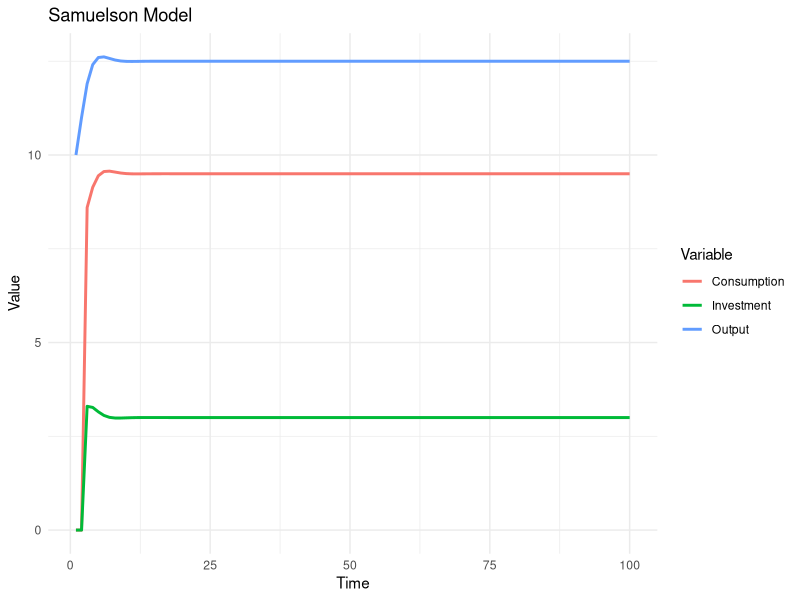
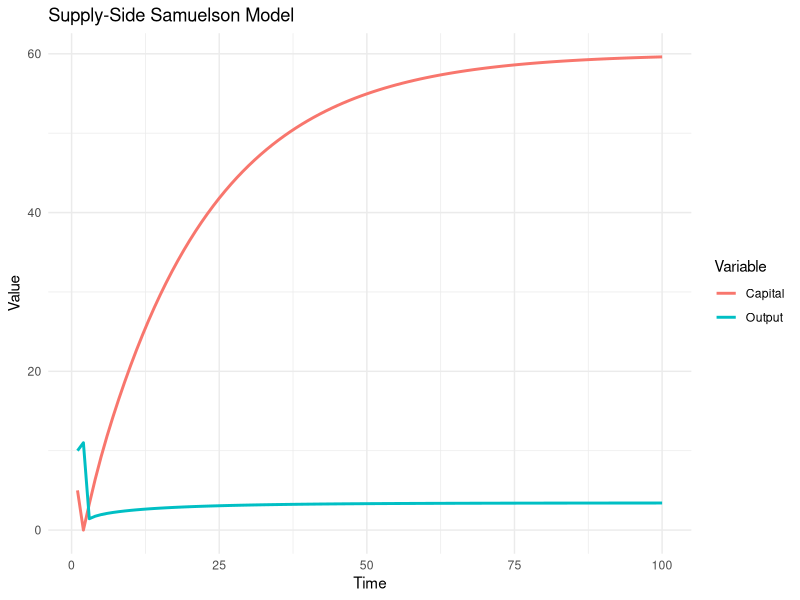
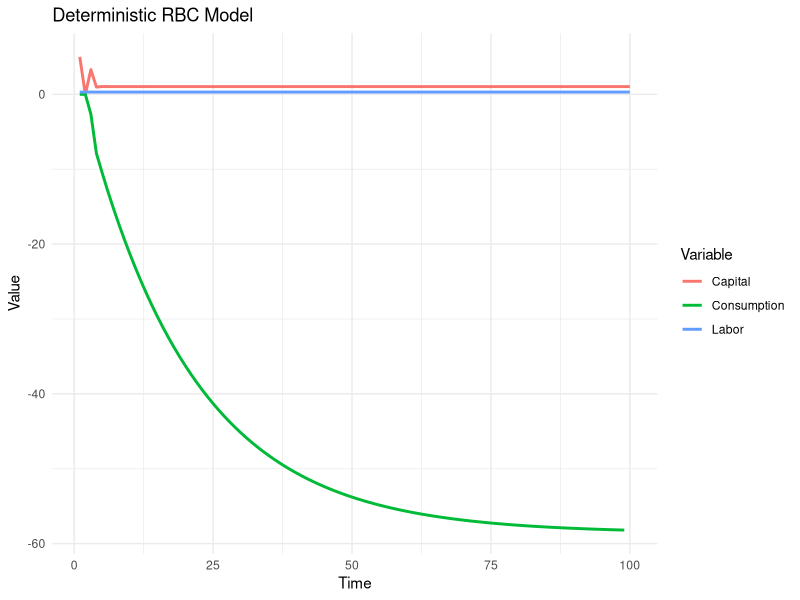
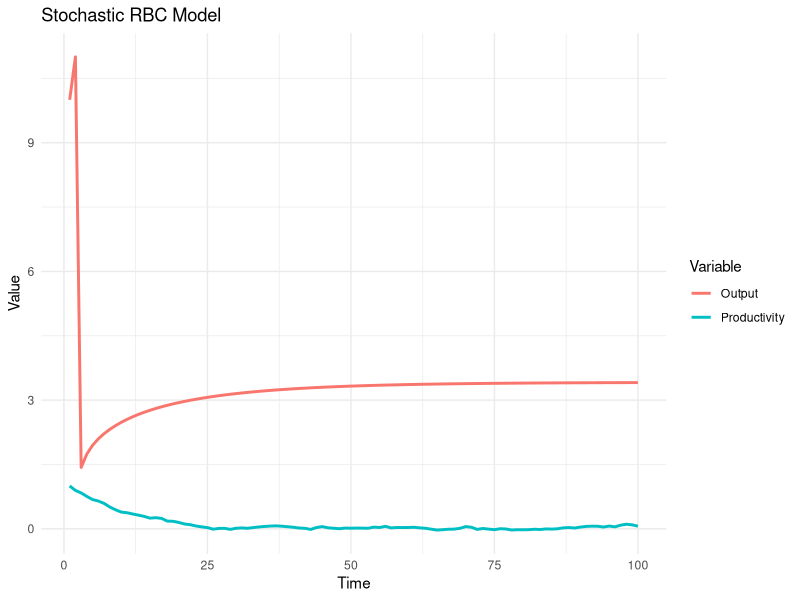

The R script that drew these images, in order: (Note: this script raises an error after producing the figures.)
# FM 413 Lecture 2

# Load required libraries
library(tidyverse)

# 1. Samuelson Model

# Parameters
set.seed(123)
T <- 100 # time periods
C_bar <- 2 # baseline consumption
I_bar <- 3 # baseline investment
c <- 0.6 # propensity to consume
i <- 0.3 # sensitivity of investment to income growth

# Initialize variables
Y <- numeric(T)
C <- numeric(T)
I <- numeric(T)
Y[1:2] <- c(10, 11) # initial values

# Model simulation
for (t in 3:T) {
  C[t] <- C_bar + c * Y[t-1]
  I[t] <- I_bar + i * (Y[t-1] - Y[t-2])
  Y[t] <- C[t] + I[t]
}

# Combine data for plotting
samuelson_data <- data.frame(Time = 1:T, Output = Y, Consumption = C, Investment = I) %>%
  pivot_longer(cols = -Time, names_to = "Variable", values_to = "Value")

# Plot results with ggplot2
ggplot(samuelson_data, aes(x = Time, y = Value, color = Variable)) +
  geom_line(size = 1) +
  labs(title = "Samuelson Model", x = "Time", y = "Value") +
  theme_minimal()

# 2. Supply-Side Samuelson Model

# Parameters
A <- 1  # productivity
alpha <- 0.3
delta <- 0.05 # depreciation
N <- 1 # fixed labor supply
K <- numeric(T)
K[1] <- 5 # initial capital stock

# Extend the Samuelson framework
for (t in 3:T) {
  K[t] <- (1 - delta) * K[t-1] + I[t]
  Y[t] <- A * K[t]^alpha * N^(1 - alpha)
}

# Combine data for plotting
supply_data <- data.frame(Time = 1:T, Output = Y, Capital = K) %>%
  pivot_longer(cols = -Time, names_to = "Variable", values_to = "Value")

# Plot results with ggplot2
ggplot(supply_data, aes(x = Time, y = Value, color = Variable)) +
  geom_line(size = 1) +
  labs(title = "Supply-Side Samuelson Model", x = "Time", y = "Value") +
  theme_minimal()

# 3. Real Business Cycle (RBC) Model (Deterministic)

# Parameters
beta <- 0.96 # discount factor
utility <- function(C, L) log(C) + log(1 - L) # utility function

# Decision variables and initialization
C <- numeric(T)
L <- rep(0.3, T) # fixed labor for simplicity
A_t <- A # productivity (constant here)

# RBC simulation
for (t in 3:T) {
  C[t] <- A_t * K[t]^alpha * L[t]^(1 - alpha) - K[t+1] + (1 - delta) * K[t]
  K[t+1] <- beta * (A_t * alpha * K[t]^(alpha-1) * L[t]^(1 - alpha) + 1 - delta)
}

# Truncate K to length T
K <- K[1:T]

# Combine data for plotting
rbc_deterministic_data <- data.frame(Time = 1:T, Consumption = C, Labor = L, Capital = K) %>%
  pivot_longer(cols = -Time, names_to = "Variable", values_to = "Value")

# Plot results with ggplot2
ggplot(rbc_deterministic_data, aes(x = Time, y = Value, color = Variable)) +
  geom_line(size = 1) +
  labs(title = "Deterministic RBC Model", x = "Time", y = "Value") +
  theme_minimal()


# 4. Stochastic RBC Model

# Stochastic parameters
rho <- 0.9
sigma <- 0.02
z <- numeric(T)
z[1] <- A # initial productivity
epsilon <- rnorm(T, mean = 0, sd = sigma)

# Generate stochastic productivity
for (t in 2:T) {
  z[t] <- rho * z[t-1] + epsilon[t]
}

# Stochastic RBC simulation
for (t in 3:T) {
  C[t] <- exp(z[t]) * K[t]^alpha * L[t]^(1 - alpha) - K[t+1] + (1 - delta) * K[t]
  K[t+1] <- beta * (exp(z[t]) * alpha * K[t]^(alpha-1) * L[t]^(1 - alpha) + 1 - delta)
}

# Combine data for plotting
stochastic_rbc_data <- data.frame(Time = 1:T, Productivity = z, Output = Y) %>%
  pivot_longer(cols = -Time, names_to = "Variable", values_to = "Value")

# Plot results with ggplot2
ggplot(stochastic_rbc_data, aes(x = Time, y = Value, color = Variable)) +
  geom_line(size = 1) +
  labs(title = "Stochastic RBC Model", x = "Time", y = "Value") +
  theme_minimal()

#Impulse response functions

# Load required libraries
library(ggplot2)
library(tidyr)
library(dplyr)

# Parameters
T <- 20              # Time periods for IRFs
beta <- 0.96         # Discount factor
alpha <- 0.33        # Capital share in production
rho <- 0.9           # Persistence of productivity shock
sigma <- 0.02        # Standard deviation of productivity shock
nu <- 1              # CRRA coefficient for consumption
eta <- 1.5           # Weight on leisure
shock_time <- 5      # Time of the productivity shock

# Simulate RBC model with one-time productivity shock
simulate_irf <- function(depreciation_rate) {
  # Initialize variables
  K <- rep(5, T + 1)    # Capital stock (initial value)
  C <- rep(0, T)        # Consumption
  I <- rep(0, T)        # Investment
  H <- rep(0.3, T)      # Hours worked
  Y <- rep(0, T)        # Output
  Z <- rep(0, T)        # Productivity (log-level)
  
  # Introduce a one-time shock at `shock_time`
  Z[shock_time] <- sigma
  
  # Solve the model
  for (t in 1:T) {
    # Marginal utility of consumption and labor-leisure trade-off
    U_C <- function(C) C^(-nu)
    U_L <- function(H) eta * (1 - H)^(-nu)
    
    # Marginal product of labor and capital
    MPL <- function(K, H, Z) (1 - alpha) * exp(Z) * K^alpha * H^(-alpha)
    MPK <- function(K, H, Z) alpha * exp(Z) * K^(alpha - 1) * H^(1 - alpha)
    
    # Labor supply condition
    H[t] <- optimize(
      function(h) abs(U_L(h) - MPL(K[t], h, Z[t]) / U_C((1 - depreciation_rate) * K[t] + MPK(K[t], h, Z[t]))),
      interval = c(0.01, 0.99)
    )$minimum
    
    # Output
    Y[t] <- exp(Z[t]) * K[t]^alpha * H[t]^(1 - alpha)
    
    # Investment and consumption
    I[t] <- Y[t] - C[t]
    C[t] <- Y[t] - depreciation_rate * K[t]
    
    # Capital accumulation
    if (t < T) {
      K[t + 1] <- beta * MPK(K[t], H[t], Z[t]) * K[t] + (1 - depreciation_rate) * K[t]
    }
  }
  
  # Combine results into a data frame
  data.frame(
    Time = 1:T,
    Capital = K[1:T],
    Investment = I,
    Consumption = C,
    Output = Y,
    HoursWorked = H,
    Productivity = exp(Z)  # Convert log productivity to levels
  )
}

# Simulate for 100% depreciation
irf_full_depreciation <- simulate_irf(depreciation_rate = 1)

# Scale results to percentage deviations from pre-shock levels
calculate_deviations <- function(data, shock_time) {
  pre_shock <- data[shock_time - 1, ]
  data %>%
    mutate(across(-Time, ~ 100 * (. - pre_shock[.col]) / pre_shock[.col]))
}

# Scale and format
scaled_irf_full <- calculate_deviations(irf_full_depreciation, shock_time)

# Pivot for ggplot
scaled_irf_full_long <- scaled_irf_full %>%
  pivot_longer(cols = -Time, names_to = "Variable", values_to = "Value")

# Plot IRFs
ggplot(scaled_irf_full_long, aes(x = Time, y = Value, color = Variable)) +
  geom_line(size = 1) +
  facet_wrap(~ Variable, scales = "free_y") +
  labs(
    title = "IRFs for nu = 1, 100% Depreciation",
    x = "Time",
    y = "Percentage Deviation",
    color = "Variable"
  ) +
  theme_minimal() +
  theme(legend.position = "none")

